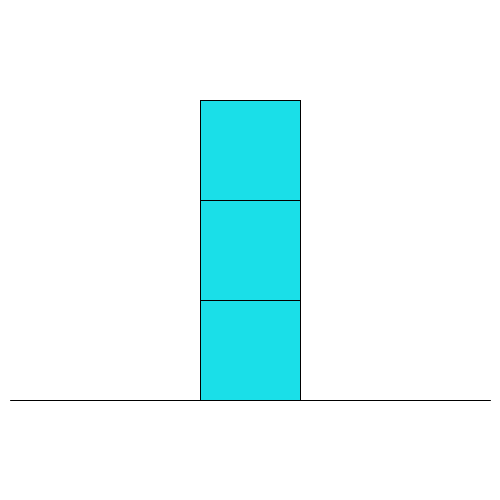
Frame 1 (no input)
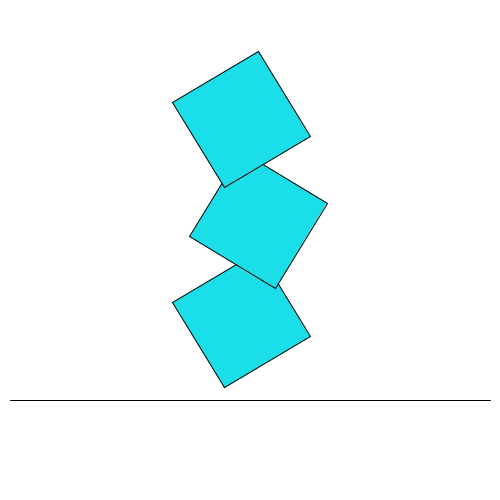
Frame 60 (the mouse pressed at the canvas centre just before this capture)
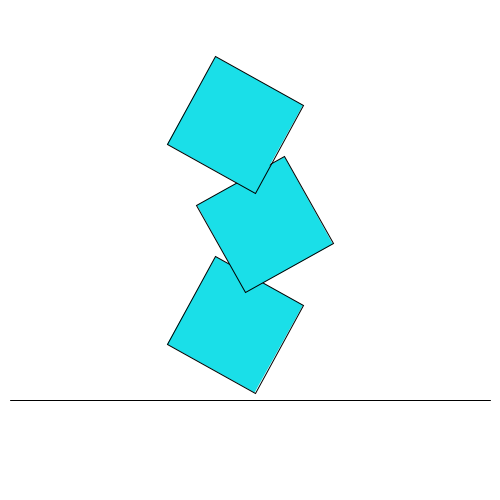
Frame 120 (the mouse held since frame 60 and released just before this capture)

The Processing sketch that drew these frames (run headless with seeded random() and noise(); from frame 60 on, the mouse is pressed at the canvas centre):

// Processing sketch: boxes
// ── boxes.pde
void setup() {
  size(500, 500);
  rectMode(CENTER);
}
int[] th = {0, 0, 0};
int[] y = {0, 0, 0};
int[] x = {0, 0, 0};
void draw() {
  background(255);
  
  fill(#1ADFE8);
  
  line(10, height-100, width-10, height-100);
  
  pushMatrix();
  if (th[0] >= 90) th[0] = y[0] = x[0] = 0;
  translate(width/2+(x[0]--), height-150);
  rotate(radians(th[0]++));
  rect(0, y[0]--, 100, 100);
  popMatrix();

  pushMatrix();
  if (th[1] <= -90) th[1] = y[1] = x[1] = 0;
  translate(width/2+(x[1]++), height-250);
  rotate(radians(th[1]--));
  rect(0, y[1]--, 100, 100);
  popMatrix();

  pushMatrix();
  if (th[2] >= 90) th[2] = y[2] = x[2] = 0;
  translate(width/2+(x[2]--), height-350);
  rotate(radians(th[2]++));
  rect(0, y[2]--, 100, 100);
  popMatrix();
}
